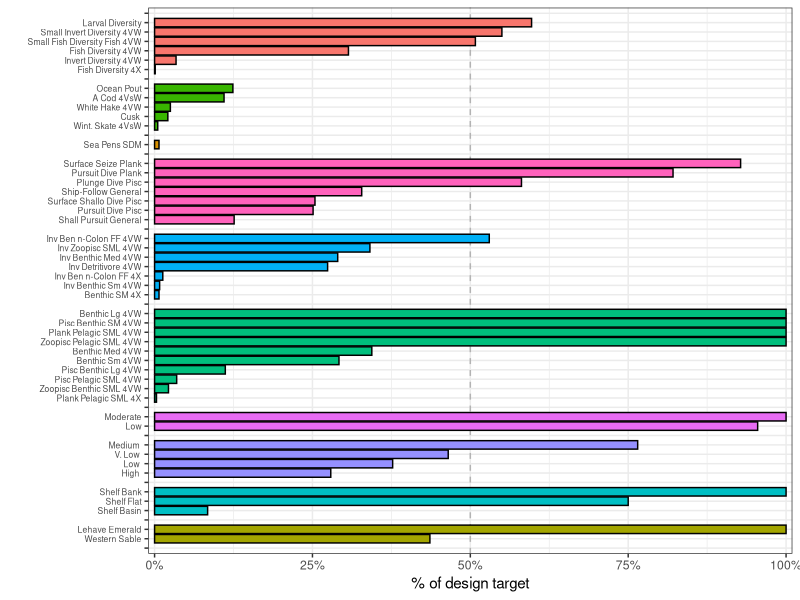

This chart was generated by the following R code: (Note: this script raises an error after producing the figure.)
#Design Target plot

#load libraries
library(tidyverse)
library(viridis)
library(scales)

#load the target summary from the app

abbreviation_table <- read.csv("data/abbrev_table_network_features.csv")%>%
                      mutate(feature = trimws(feature))%>%
                      dplyr::select(feature,abbrev)


webca_targets <- read.csv("data/targetstable.csv")%>%
                 filter(Achieved > 0,
                        type != "Commercial fishery landing")%>%
                 rename(feature=Variable)%>%
                 mutate(feature = trimws(feature))%>%
                 left_join(.,abbreviation_table)%>%
                 mutate(type = gsub(" classification","",type),
                        type_f = factor(type,levels=c("Biodiversity hotspot","Depleted species","Biogenic habitat",
                                                    "Seabird functional group","Invertebrate functional group",
                                                    "Fish functional group","Scope for growth","Natural disturbance",
                                                    "Geomorphic unit","Biophysical unit")),
                        abbrev = ifelse(feature=="Medium Benthic Benthivores (East)" & type=="Invertebrate functional group","Inv Benthic Med 4VW",abbrev), #overlap in names
                        abbrev = ifelse(feature=="Small Benthic Benthivores (East)" & type=="Invertebrate functional group","Inv Benthic Sm 4VW",abbrev))%>%
                  arrange(type_f,Percent.to.Goal)     

# Create blank rows for each type_f level
blank_rows <- webca_targets %>%
              group_by(type_f) %>%
              summarise(across(everything(), ~NA), .groups = "drop") 

# Bind and arrange
webca_targets_padded1 <- webca_targets %>%
                        bind_rows(blank_rows) %>%
                        arrange(type_f, desc(Percent.to.Goal))

webca_targets_padded <- webca_targets_padded1 %>%
                        slice(1) %>%
                        mutate(type_f = "Biodiversity hotspot") %>%
                        mutate(across(-feature, ~NA))%>%
                        rbind(.,webca_targets_padded1)%>%
                        mutate(id = n():1,
                               abbrev = ifelse(is.na(abbrev), "", abbrev))
          

# Create named vector for labels
id_labels <- setNames(webca_targets_padded$abbrev, webca_targets_padded$id)

# Plot
webca_plot <- ggplot(webca_targets_padded, aes(y = factor(id), x = Percent.to.Goal/100, fill = type)) +
  geom_vline(xintercept=0.5,lty=2,col="grey70")+
  geom_bar(stat = "identity", col = "black") +
  theme_bw() +
  theme(strip.background = element_blank(),
        strip.text = element_blank(),
        legend.position = "none",
        axis.text.y = element_text(size = rel(0.7))) +
  scale_y_discrete(labels = id_labels)+
  scale_x_continuous(expand=(c(0.01,0)),labels=percent)+
  labs(y="",
       x="% of design target")

ggsave("output/webca_design_targets.png",webca_plot,height=8,width=4,units="in",dpi=300)
  



## Network analysis with the WEBMR addition 
network_targets <- read.csv("data/targetstable_all.csv")%>%
                    filter(Achieved > 0,
                           type != "Commercial fishery landing")%>%
                    rename(feature=Variable)%>%
                    mutate(feature = trimws(feature))%>%
                    left_join(.,abbreviation_table)%>%
                    mutate(type = gsub(" classification","",type),
                           type_f = factor(type,levels=c("Biodiversity hotspot","Depleted species","Biogenic habitat",
                                                         "Seabird functional group","Invertebrate functional group",
                                                         "Fish functional group","Scope for growth","Natural disturbance",
                                                         "Geomorphic unit","Biophysical unit")),
                           abbrev = ifelse(feature=="Medium Benthic Benthivores (East)" & type=="Invertebrate functional group","Inv Benthic Med 4VW",abbrev), #overlap in names
                           abbrev = ifelse(feature=="Small Benthic Benthivores (East)" & type=="Invertebrate functional group","Inv Benthic Sm 4VW",abbrev))%>%
                    arrange(type_f,Percent.to.Goal)     

network_targets_sum <- network_targets%>%
                       group_by(feature)%>%
                       summarise(Achieved = sum(Achieved,na.rm=T))%>%
                       ungroup()%>%
                       left_join(.,network_targets%>%
                                   distinct(feature,.keep_all=TRUE)%>%
                                   dplyr::select(feature,type,filter,Minimum.Target,abbrev,type_f))

# Create blank rows for each type_f level
blank_rows_network <- network_targets_sum %>%
                      group_by(type_f) %>%
                      summarise(across(everything(), ~NA), .groups = "drop") 

# Bind and arrange
network_targets_padded1 <- network_targets_sum %>%
                          bind_rows(blank_rows_network) %>%
                          arrange(type_f, desc(Achieved))

#add blank row to the start to make this semetrical
network_targets_padded <- network_targets_padded1 %>%
                          slice(1) %>%
                          mutate(type_f = "Biodiversity hotspot") %>%
                          mutate(across(-feature, ~NA))%>%
                          rbind(.,network_targets_padded1)%>%
                          mutate(id = n():1,
                                 abbrev = ifelse(is.na(abbrev), "", abbrev),
                                 target_met = ifelse(Achieved>=Minimum.Target,"yes","no"))


# Create named vector for labels
id_labels_network <- setNames(network_targets_padded$abbrev, network_targets_padded$id)

linedata <- data.frame(abbrev_lab=rep(plotdata$abbrev_lab,2),plan=c(plotdata$plan,plotdata$target))

linedata <- network_targets_padded%>%
            dplyr::select(id,Achieved,type,target_met)%>%
            rbind(.,
                  network_targets_padded%>%
                    filter(target_met == "no")%>%
                    dplyr::select(id,Minimum.Target,type,target_met)%>%
                    rename(Achieved = Minimum.Target))

network_webca <- network_targets_padded%>%
                 dplyr::select(abbrev,type,id,target_met)%>%
                 left_join(webca_targets_padded%>%
                             filter(abbrev !="")%>%
                             dplyr::select(abbrev,Achieved))
              
            


network_target_plot <- ggplot() +
                        geom_line(data = linedata,aes(y = factor(id),x=Achieved,group=factor(id)),lwd=0.5,col="grey70")+
                        geom_bar(data=network_targets_padded,aes(y = factor(id),  fill = type,x = Achieved,alpha = target_met),stat = "identity", col = NA) +
                        geom_bar(data=network_webca,aes(y = factor(id),fill = type, x = Achieved,alpha = target_met),stat="identity",col="black")+
                        geom_point(data=network_targets_padded,aes(y = factor(id),  fill = type,x = Minimum.Target))+
                        scale_alpha_manual(values = c("yes" = 1, "no" = 0.5)) +  # Assign transparency manually
                        theme_bw() +
                        theme(strip.background = element_blank(),
                              strip.text = element_blank(),
                              legend.position = "none",
                              axis.text.y = element_text(size = rel(0.7)),
                              panel.grid = element_blank()) +
                        scale_y_discrete(labels = id_labels_network) +
                        scale_x_continuous(expand = c(0.01, 0)) +
                        labs(y = "", x = "% of design target")

#which features does WEBMR have more than 50% of in the network
webca_threshold_features <- webca_targets_padded%>%
                            filter(Percent.to.Goal>=50)%>%
                            pull(feature)


network_target_plot <- ggplot() +
                        geom_line(data = linedata,aes(y = factor(id),x=Achieved,group=factor(id)),lwd=0.5,col="grey70")+
                        geom_bar(data=network_targets_padded,aes(y = factor(id),  fill = type,x = Achieved),stat = "identity", col = NA,alpha=0.75) +
                        geom_bar(data=network_webca,aes(y = factor(id),fill = type, x = Achieved),stat="identity",col=NA)+
                        geom_bar(data=network_targets_padded%>%filter(feature %in% webca_threshold_features),aes(y = factor(id),x = Achieved),fill=NA,stat = "identity", col = "black") +
                        geom_point(data=network_targets_padded,aes(y = factor(id),  fill = type,x = Minimum.Target))+
                        theme_bw() +
                        theme(strip.background = element_blank(),
                              strip.text = element_blank(),
                              legend.position = "none",
                              axis.text.y = element_text(size = rel(0.7)),
                              panel.grid = element_blank()) +
                        scale_y_discrete(labels = id_labels_network) +
                        scale_x_continuous(expand = c(0.01, 0)) +
                        scale_fill_manual(values=c("darkmagenta","darkgoldenrod1","firebrick4",
                                                   "deepskyblue4","darkslateblue","cadetblue2","darkgreen",
                                                   "darkorange2","deeppink2","seagreen3"))+
                        labs(y = "", x = "% of design target")

ggsave("output/network_target_plot.png",network_target_plot,width=7,height=12,dpi = 1200)
